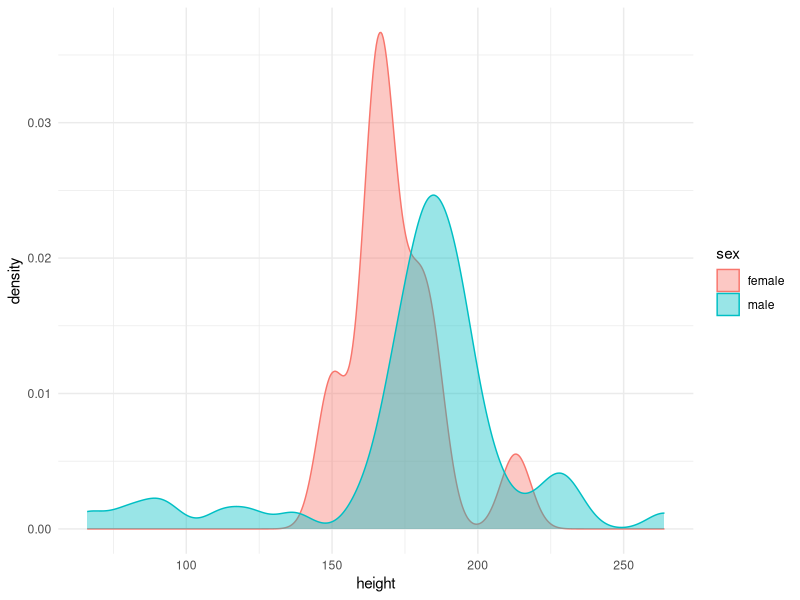

Recreate this plot in R.
# R Programming 101
# Statistics with R programming
# 01 - Doing a t-test using R programming
# https://www.youtube.com/watch?v=x1RFWHV2VUU&list=PLtL57Fdbwb_B5v9p9vGVjdjrvWZL7peTy&index=1
# 2026-01-06

# Load packages ----

library(tidyverse)
library(rstatix)

theme_set(theme_minimal())

# Prepare data ----

my_data <- starwars |> 
  select(sex, height) |> 
  filter(sex %in% c("male", "female")) |> 
  drop_na(height)

# Is the average height of males in the Star Wars universe
# more than the average height of females?

my_data |> 
  ggplot(aes(x = height, fill = sex, colour = sex)) +
  geom_density(alpha = 0.4)

# T-test ----

# Null hypothesis: both genders have the same height

t.test(height ~ sex, data = my_data)

# p-value = 0.2431 -> not statistically significant

starwars |> 
  select(sex, height) |> 
  filter(sex %in% c("male", "female")) |> 
  drop_na(height) |> 
  rstatix::t_test(height ~ sex, detailed = TRUE)

t.test(
  formula = height ~ sex,
  data = my_data,
  alternative = "two.sided",
  mu = 0,
  var.equal = FALSE,
  conf.level = 0.95
)
